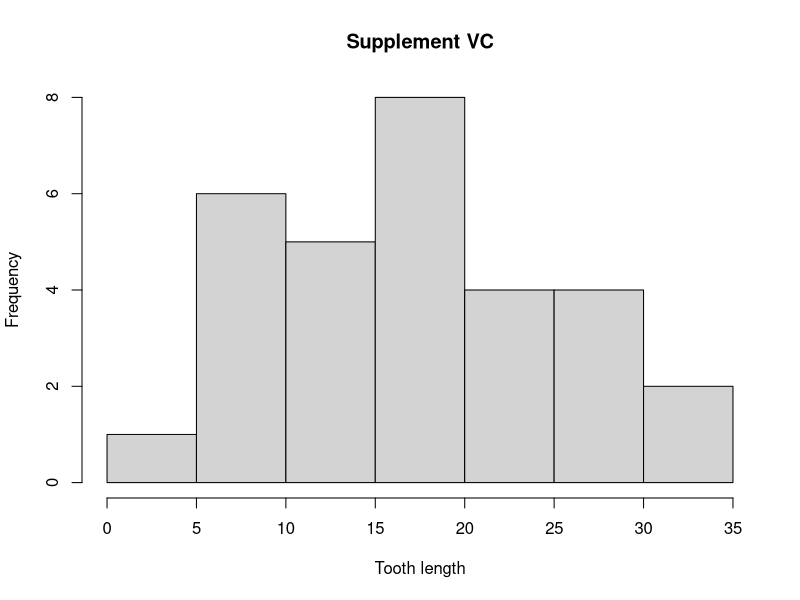
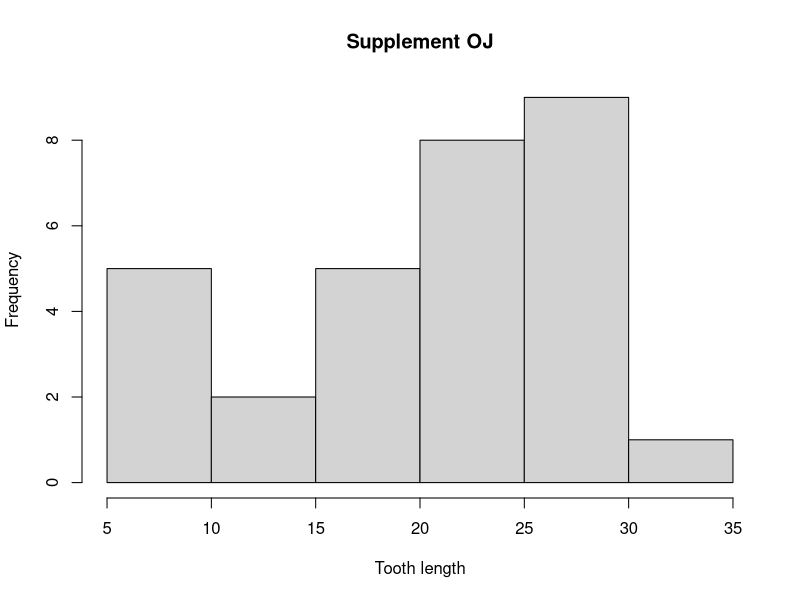
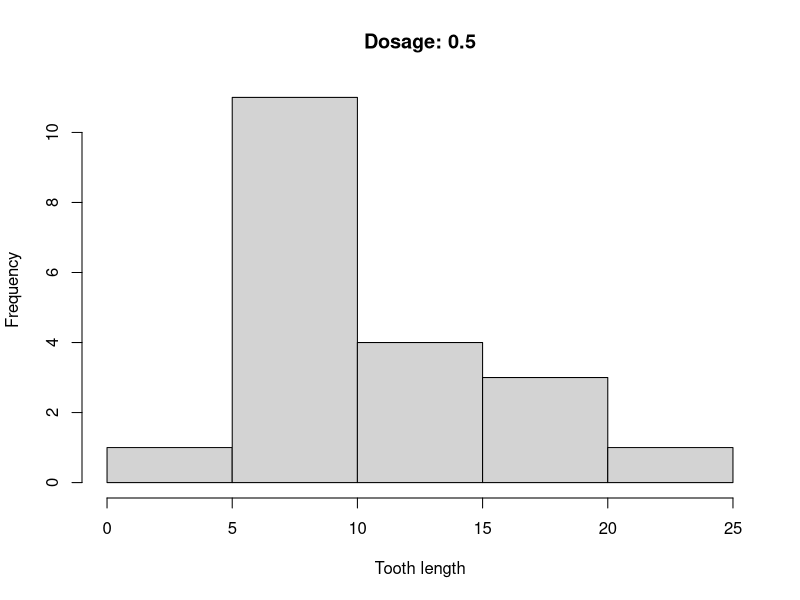
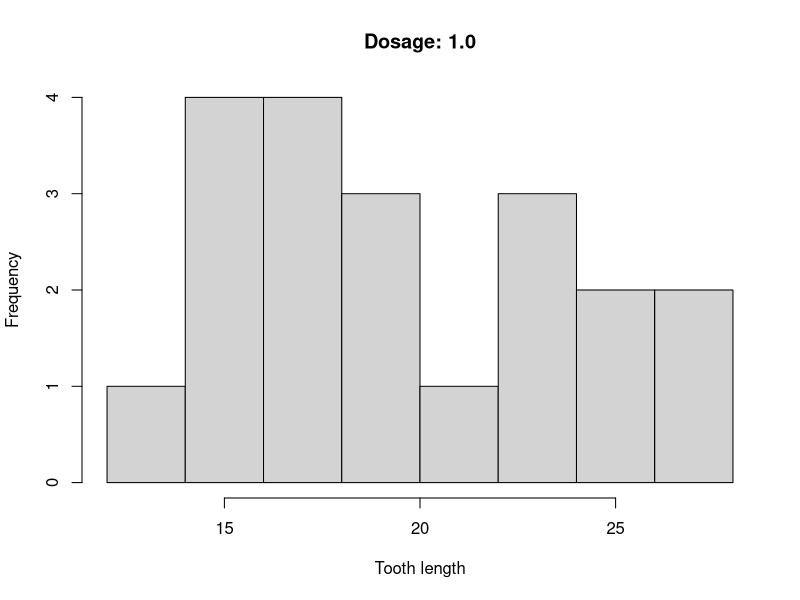
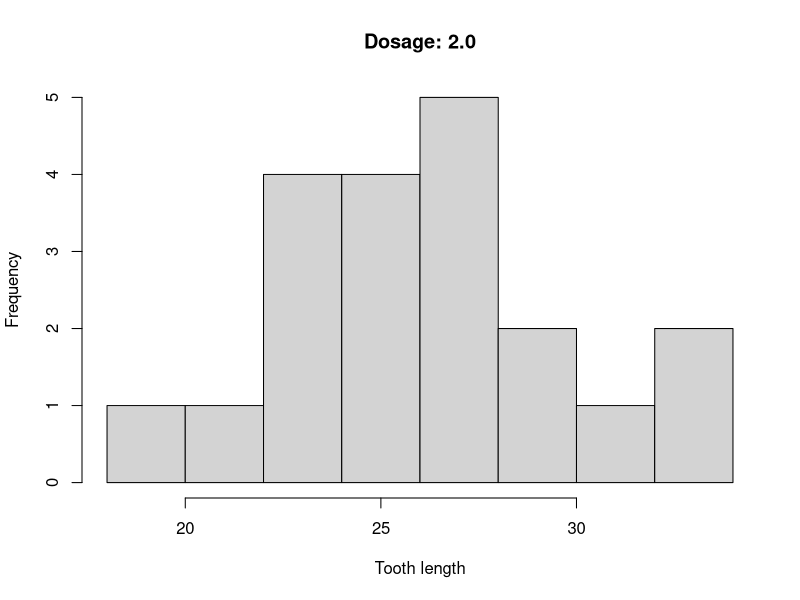

The R source for these figures, in order:
## ---- chunk 1
ToothGrowth.vc <- ToothGrowth[ToothGrowth$supp=="VC",]
hist(ToothGrowth.vc$len,xlab="Tooth length", main= "Supplement VC")
ToothGrowth.oj <- ToothGrowth[ToothGrowth$supp=="OJ",]
hist(ToothGrowth.oj$len, xlab="Tooth length", main= "Supplement OJ")
## ---- chunk 2
ToothGrowth.lowdose <- ToothGrowth[ToothGrowth$dose==0.5,]
hist(ToothGrowth.lowdose$len, xlab="Tooth length", main= "Dosage: 0.5")
ToothGrowth.middose <- ToothGrowth[ToothGrowth$dose==1.0,]
hist(ToothGrowth.middose$len, xlab="Tooth length", main= "Dosage: 1.0")
ToothGrowth.highdose <- ToothGrowth[ToothGrowth$dose==2.0,]
hist(ToothGrowth.highdose$len, xlab="Tooth length", main= "Dosage: 2.0")
## ---- chunk 3
tTest <- t.test(ToothGrowth.oj$len, ToothGrowth.vc$len)
tTest
## ---- chunk 4
tTest <- t.test(ToothGrowth.lowdose$len, ToothGrowth.middose$len)
tTest
## ---- chunk 5
tTest <- t.test(ToothGrowth.middose$len, ToothGrowth.highdose$len)
tTest
